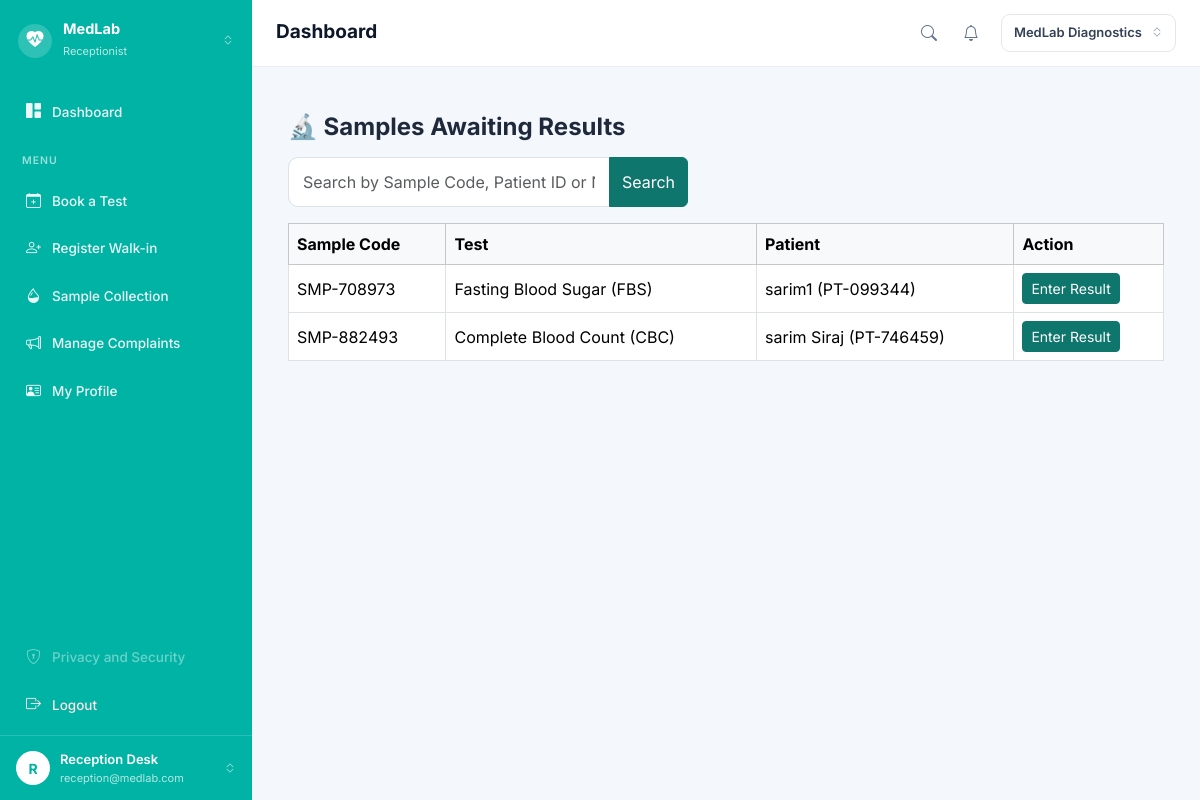
Screenshot of /medlab/samples/collected (signed in) with the database file from the repository.
### app/models/role.py (models this page shows, shortened)
class Role(db.Model):
    __tablename__ = "roles"
    id = db.Column(db.Integer, primary_key=True)
    name = db.Column(
        db.String(50),
        unique=True,
        nullable=False
    )
    users = db.relationship(
        "User",
        back_populates="role"
    )

### app/models/user.py (models this page shows, shortened)
class User(UserMixin, db.Model):
    __tablename__ = "users"
    id = db.Column(
        db.Integer,
        primary_key=True
    )
    name = db.Column(
        db.String(100),
        nullable=False
    )
    email = db.Column(
        db.String(120),
        unique=True,
        nullable=False,
        index=True
    )
    password_hash = db.Column(
        db.String(255),
        nullable=False
    )
    role_id = db.Column(
        db.Integer,
        db.ForeignKey("roles.id"),
        nullable=False
    )
    is_active = db.Column(
        db.Boolean,
        default=True,
        nullable=False
    )
    created_at = db.Column(
        db.DateTime,
        default=lambda: datetime.now(timezone.utc),
        nullable=False
    )
    role = db.relationship(
        "Role",
        back_populates="users"
    )

### app/models/sample.py (models this page shows, shortened)
class Sample(db.Model):
    __tablename__ = "samples"
    id = db.Column(db.Integer, primary_key=True)
    booking_item_id = db.Column(
        db.Integer,
        db.ForeignKey("booking_items.id"),
        nullable=False
    )
    sample_code = db.Column(
        db.String(30),
        unique=True,
        nullable=False
    )
    collected_by = db.Column(
        db.Integer,
        db.ForeignKey("staff.id"),
        nullable=True
    )
    collected_at = db.Column(db.DateTime, nullable=True)
    status = db.Column(
        db.String(30),
        default="Pending Collection",
        nullable=False
    )   # Pending Collection, Collected, Received in Lab, Processing, Completed, Rejected
    created_at = db.Column(
        db.DateTime,
        default=lambda: datetime.now(timezone.utc),
        nullable=False
    )
    booking_item = db.relationship(
    "BookingItem",
    backref=db.backref("sample", uselist=False))
    collector = db.relationship("Staff")

### app/models/test.py (models this page shows, shortened)
class Test(db.Model):
    __tablename__ = "tests"
    id = db.Column(db.Integer, primary_key=True)
    category_id = db.Column(
        db.Integer,
        db.ForeignKey("test_categories.id"),
        nullable=False
    )
    name = db.Column(db.String(150), nullable=False)
    code = db.Column(db.String(20), unique=True, nullable=False)
    price = db.Column(db.Float, nullable=False)
    sample_type = db.Column(db.String(50), nullable=True)
    turnaround_hours = db.Column(db.Integer, nullable=True)
    category = db.relationship("TestCategory", back_populates="tests")

### app/models/patient.py (models this page shows, shortened)
class Patient(db.Model):
    __tablename__ = "patients"
    id = db.Column(db.Integer, primary_key=True)
    patient_code = db.Column(
        db.String(20),
        unique=True,
        nullable=False
    )
    user_id = db.Column(
        db.Integer,
        db.ForeignKey("users.id"),
        nullable=True
    )
    full_name = db.Column(db.String(100), nullable=False)
    dob = db.Column(db.Date, nullable=True)
    gender = db.Column(db.String(10), nullable=True)
    phone = db.Column(db.String(20), nullable=True)
    address = db.Column(db.String(255), nullable=True)
    user = db.relationship("User", backref="patient_profile")

### app/medlab/routes.py (the view, shortened to what this page needs)
@medlab.route("/samples/collected")
@login_required
def collected_samples():
    search = request.args.get("search", "").strip()
    query = Sample.query.filter_by(status="Collected")
    samples = query.all()
    return render_template(
        "medlab/collected_samples.html",
        samples=samples,
        search=search
    )

### app/auth/routes.py (called while the page is built)
@login_manager.user_loader
def load_user(user_id):
    return db.session.get(
        User,
        int(user_id)
    )

### app/templates/medlab/collected_samples.html
{% extends "base.html" %}
{% block content %}
<div class="container mt-4">
    <h4 class="fw-bold mb-3">🔬 Samples Awaiting Results</h4>
    <form method="GET" class="mb-3">
        <div class="input-group" style="max-width: 400px;">
            <input type="text" name="search" class="form-control"
                   placeholder="Search by Sample Code, Patient ID or Name..."
                   value="{{ search }}">
            <button class="btn btn-primary" type="submit">Search</button>
        </div>
    </form>
    <table class="table table-bordered align-middle">
        <thead class="table-light">
            <tr>
                <th>Sample Code</th>
                <th>Test</th>
                <th>Patient</th>
                <th>Action</th>
            </tr>
        </thead>
        <tbody>
            {% for s in samples %}
            <tr>
                <td>{{ s.sample_code }}</td>
                <td>{{ s.booking_item.test.name }}</td>
                <td>{{ s.booking_item.booking.patient.full_name }} ({{ s.booking_item.booking.patient.patient_code }})</td>
                <td>
                    <a href="{{ url_for('medlab.enter_result', sample_id=s.id) }}" class="btn btn-sm btn-primary">
                        Enter Result
                    </a>
                </td>
            </tr>
            {% else %}
            <tr>
                <td colspan="4" class="text-center text-muted">No samples pending 🎉</td>
            </tr>
            {% endfor %}
        </tbody>
    </table>
</div>
{% endblock %}

### app/templates/base.html (shortened to what this page needs)
<!DOCTYPE html>
<html lang="en">
<head>
    <link href="https://cdn.jsdelivr.net/npm/bootstrap@5.3.3/dist/css/bootstrap.min.css" rel="stylesheet">
    <link rel="stylesheet" href="https://cdn.jsdelivr.net/npm/bootstrap-icons@1.11.3/font/bootstrap-icons.min.css">
</head>
<body>
    {% if current_user.is_authenticated %}
    <div class="shell">
        <aside class="side">
            <div class="side-brand">
                <span class="brand-dot"><i class="bi bi-heart-pulse-fill"></i></span>
                <span class="brand-txt">
                    <b>MedLab</b>
                    <small>{{ current_user.role.name }}</small>
                </span>
                <i class="bi bi-chevron-expand" style="opacity:.6;font-size:12px;"></i>
            </div>
            <nav class="side-nav">
                <a href="{{ url_for('auth.dashboard') }}"
                    class="nav-item {% if request.endpoint == 'auth.dashboard' %}active{% endif %}">
                    <i class="bi bi-grid-1x2-fill"></i> Dashboard
                </a>
                <div class="side-label">Menu</div>
                {% if current_user.role.name in ["Patient", "Receptionist", "Administrator"] %}
                <a href="{{ url_for('medlab.book_test') }}"
                    class="nav-item {% if request.endpoint == 'medlab.book_test' %}active{% endif %}">
                    <i class="bi bi-calendar-plus"></i> Book a Test
                </a>
                {% endif %}
                {% if current_user.role.name == "Receptionist" %}
                <a href="{{ url_for('medlab.register_walkin_patient') }}"
                    class="nav-item {% if request.endpoint == 'medlab.register_walkin_patient' %}active{% endif %}">
                    <i class="bi bi-person-plus"></i> Register Walk-in
                </a>
                <a href="{{ url_for('medlab.pending_samples') }}"
                    class="nav-item {% if request.endpoint in ['medlab.pending_samples', 'medlab.collect_sample'] %}active{% endif %}">
                    <i class="bi bi-droplet-half"></i> Sample Collection
                </a>
                <a href="{{ url_for('medlab.manage_complaints') }}" class="nav-item">
                    <i class="bi bi-megaphone"></i> Manage Complaints
                </a>
                {% endif %}
                <a href="{{ url_for('auth.profile') }}"
                    class="nav-item {% if request.endpoint == 'auth.profile' %}active{% endif %}">
                    <i class="bi bi-person-vcard"></i> My Profile
                </a>
                <div style="flex:1"></div>
                <a href="#" class="nav-item off"><i class="bi bi-shield-lock"></i> Privacy and Security</a>
                <a href="{{ url_for('auth.logout') }}" class="nav-item" style="color:#ffe4e6;">
                    <i class="bi bi-box-arrow-right"></i> Logout
                </a>
            </nav>
            <a href="{{ url_for('auth.profile') }}" class="side-user">
                <span class="avatar">{{ (current_user.name or "?")[0] | upper }}</span>
                <span class="u-txt">
                    <b>{{ current_user.name }}</b>
                    <small>{{ current_user.email }}</small>
                </span>
                <i class="bi bi-chevron-expand" style="opacity:.6;font-size:12px;"></i>
            </a>
        </aside>
        <div class="main">
            <header class="topbar">
                <div style="display:flex;align-items:center;gap:10px;">
                    <h1 class="page-title">{% block page_title %}Dashboard{% endblock %}</h1>
                </div>
                <div class="top-right">
                    {% if current_user.role.name in ["Patient", "Receptionist", "Administrator"] %}
                    <a href="{{ url_for('medlab.book_test') }}" class="ico-btn" title="Search tests">
                        <i class="bi bi-search"></i>
                    </a>
                    {% endif %}
                    <a href="{{ url_for('auth.dashboard') }}" class="ico-btn" title="Notifications">
                        <i class="bi bi-bell"></i>
                    </a>
                    <span class="lab-pill">MedLab Diagnostics <i class="bi bi-chevron-expand"></i></span>
                </div>
            </header>
            <div class="page">
                {% block content %}{% endblock %}
            </div>
        </div>
    </div>
    {% endif %}
</body>
</html>

### app/templates/base.html (style rules this page uses)
:root { --teal: #00b3a4; --orange: #f5a623; --page: #f4f7fb; }
* { font-family: 'Inter', sans-serif; }
body { margin: 0; background: var(--page); color: #1e293b; }
a { text-decoration: none; }
.shell { display: flex; min-height: 100vh; }
.side { width: 252px; flex-shrink: 0; background: var(--teal); display: flex; flex-direction: column; color: #fff; position: sticky; top: 0; height: 100vh; }
.side-brand { display: flex; align-items: center; gap: 11px; padding: 20px 18px; }
.brand-dot { width: 34px; height: 34px; border-radius: 50%; background: rgba(255, 255, 255, .18); display: flex; align-items: center; justify-content: center; font-size: 17px; }
.brand-txt { flex: 1; min-width: 0; }
.brand-txt b { display: block; font-size: 14.5px; font-weight: 700; line-height: 1.2; }
.brand-txt small { font-size: 11px; color: rgba(255, 255, 255, .72); }
.side-nav { padding: 8px 12px; display: flex; flex-direction: column; gap: 3px; flex: 1; }
.side-label { font-size: 10.5px; letter-spacing: 1px; text-transform: uppercase; color: rgba(255, 255, 255, .6); padding: 16px 10px 7px; font-weight: 600; }
.nav-item { display: flex; align-items: center; gap: 11px; padding: 11px 14px; border-radius: 9px; color: rgba(255, 255, 255, .92); font-size: 13.5px; font-weight: 500; }
.nav-item i { font-size: 15px; }
.nav-item.off { opacity: .45; pointer-events: none; }
.side-user { display: flex; align-items: center; gap: 10px; padding: 14px 16px; border-top: 1px solid rgba(255, 255, 255, .16); color: #fff; }
.avatar { width: 34px; height: 34px; border-radius: 50%; background: #fff; color: var(--teal); display: flex; align-items: center; justify-content: center; font-weight: 700; font-size: 14px; flex-shrink: 0; }
.side-user .u-txt { flex: 1; min-width: 0; }
.side-user .u-txt b { display: block; font-size: 13px; font-weight: 600; }
.side-user .u-txt small { display: block; font-size: 11px; color: rgba(255, 255, 255, .7); white-space: nowrap; overflow: hidden; text-overflow: ellipsis; }
.main { flex: 1; min-width: 0; display: flex; flex-direction: column; }
.topbar { background: #fff; display: flex; align-items: center; justify-content: space-between; gap: 14px; padding: 14px 24px; border-bottom: 1px solid #e9eef4; }
.page-title { font-size: 19px; font-weight: 700; color: #0f172a; margin: 0; }
.top-right { display: flex; align-items: center; gap: 6px; }
.ico-btn { width: 36px; height: 36px; border-radius: 9px; border: none; background: transparent; color: #64748b; font-size: 16px; position: relative; display: flex; align-items: center; justify-content: center; }
.lab-pill { display: flex; align-items: center; gap: 9px; border: 1px solid #e2e8f0; border-radius: 9px; padding: 8px 12px; font-size: 13px; font-weight: 600; color: #334155; margin-left: 6px; }
.lab-pill i { color: #94a3b8; font-size: 12px; }
.page { padding: 22px 24px 40px; }
.btn-primary { background: #0f766e; border-color: #0f766e; }
.form-control { border: 1px solid #dbe2ea; border-radius: 10px; padding: 12px 14px; }

### rows the page displays
Role: role.name "Receptionist"
User: name "R", name "Reception Desk", email "reception@medlab.com"
Sample: sample_code "SMP-708973", booking_item.test.name "Fasting Blood Sugar (FBS)", booking_item.booking.patient.full_name "sarim1", booking_item.booking.patient.patient_code "PT-099344"
Sample: sample_code "SMP-882493", booking_item.test.name "Complete Blood Count (CBC)", booking_item.booking.patient.full_name "sarim Siraj", booking_item.booking.patient.patient_code "PT-746459"
